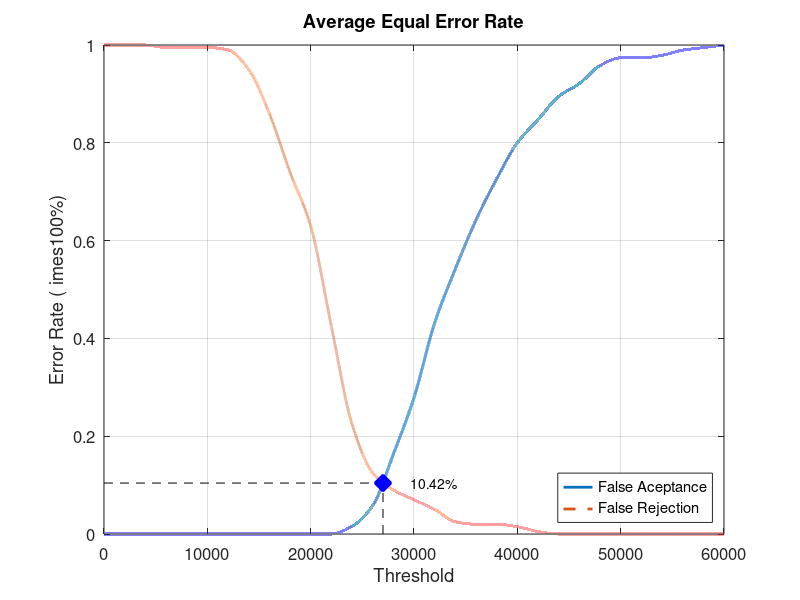
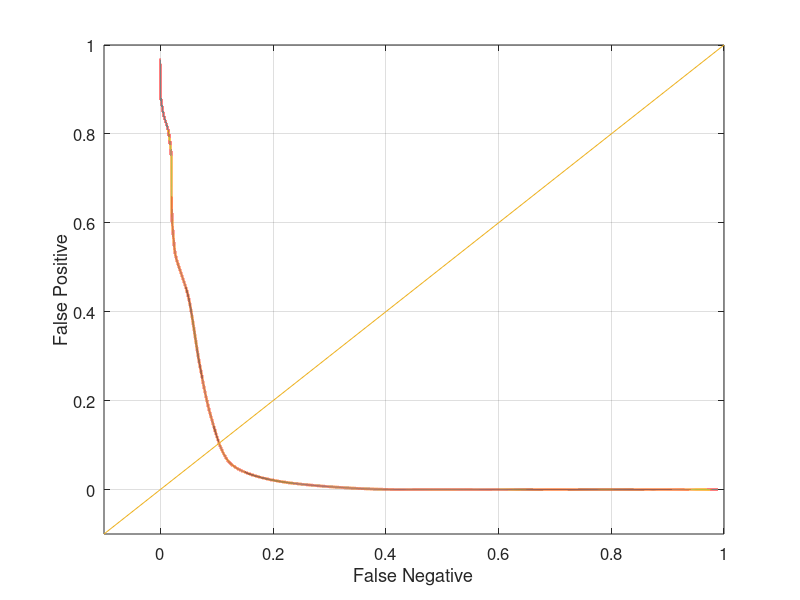

Source code (MATLAB) for these figures, in order:
close all;
clear;
clc;
x = 0:2000:60000;
xq = 0:0.5:60000;

y0 = [0 0 0 0 0 0 0 0 0 0 0 0 0.0157895 0.0578947 0.163158 0.278947 0.431579 0.542105 0.642105 0.726316 0.8 0.847368 0.894737 0.921053 0.957895 0.973684 0.973684 0.978947 0.989474 0.994737 1]
yy0 = interp1(x, y0, xq, 'pchip');
y1 = [1 1 1 0.995 0.995 0.995 0.99 0.95 0.86 0.74 0.63 0.425 0.225 0.125 0.09 0.07 0.05 0.025 0.02 0.02 0.015 0.005 0 0 0 0 0 0 0 0 0]
yy1 = interp1(x, y1, xq, 'pchip');

% Calculating EER: 
y2 = abs(y0 - y1);
find(y2 == min(y2))
yy2 = abs(yy0 - yy1);
xEER = find(yy2 == min(yy2));
xEERIndex = xq(xEER) % X-axis EER
yEER = yy0(xEER) % Y-axis EER

main = figure
plot(xq, yy0,'-','LineWidth', 2);	hold on
plot(xq, yy1,'--','LineWidth', 2);	hold on
plot([xEERIndex xEERIndex], [0 yEER], 'k--');	hold on
plot([0 xEERIndex], [yEER yEER], 'k--');	hold on
plot(xEERIndex, yEER, 'bx', 'LineWidth', 10);	hold on
text(xEERIndex + 10 * xEERIndex / 100, yEER, [num2str(round((10000 * yEER)) / 100) '%'])
legend('False Aceptance', 'False Rejection', 'Location', 'SouthEast')
xlabel('Threshold')
ylabel('Error Rate (	imes100%)')
title('Average Equal Error Rate')
set(gca, 'FontSize', 12)
axis([0 60000 0 1])
grid on

print(main, 'Database4_4Main', '-dpng');
FNRxFPR = figure('Color', [1 1 1]);
plot(yy1, yy0, '-', yy1, yy0, 'LineWidth', 2);
hold on
y = -0.1:0.1:1
plot(y, y); 
set(gca, 'FontSize', 12)
xlabel('False Negative')
ylabel('False Positive')
axis([-0.1 1 -0.1 1])
set(gca, 'FontSize', 12)
grid on

print(FNRxFPR, 'Database4_4FNRxFPR','-dpng');
